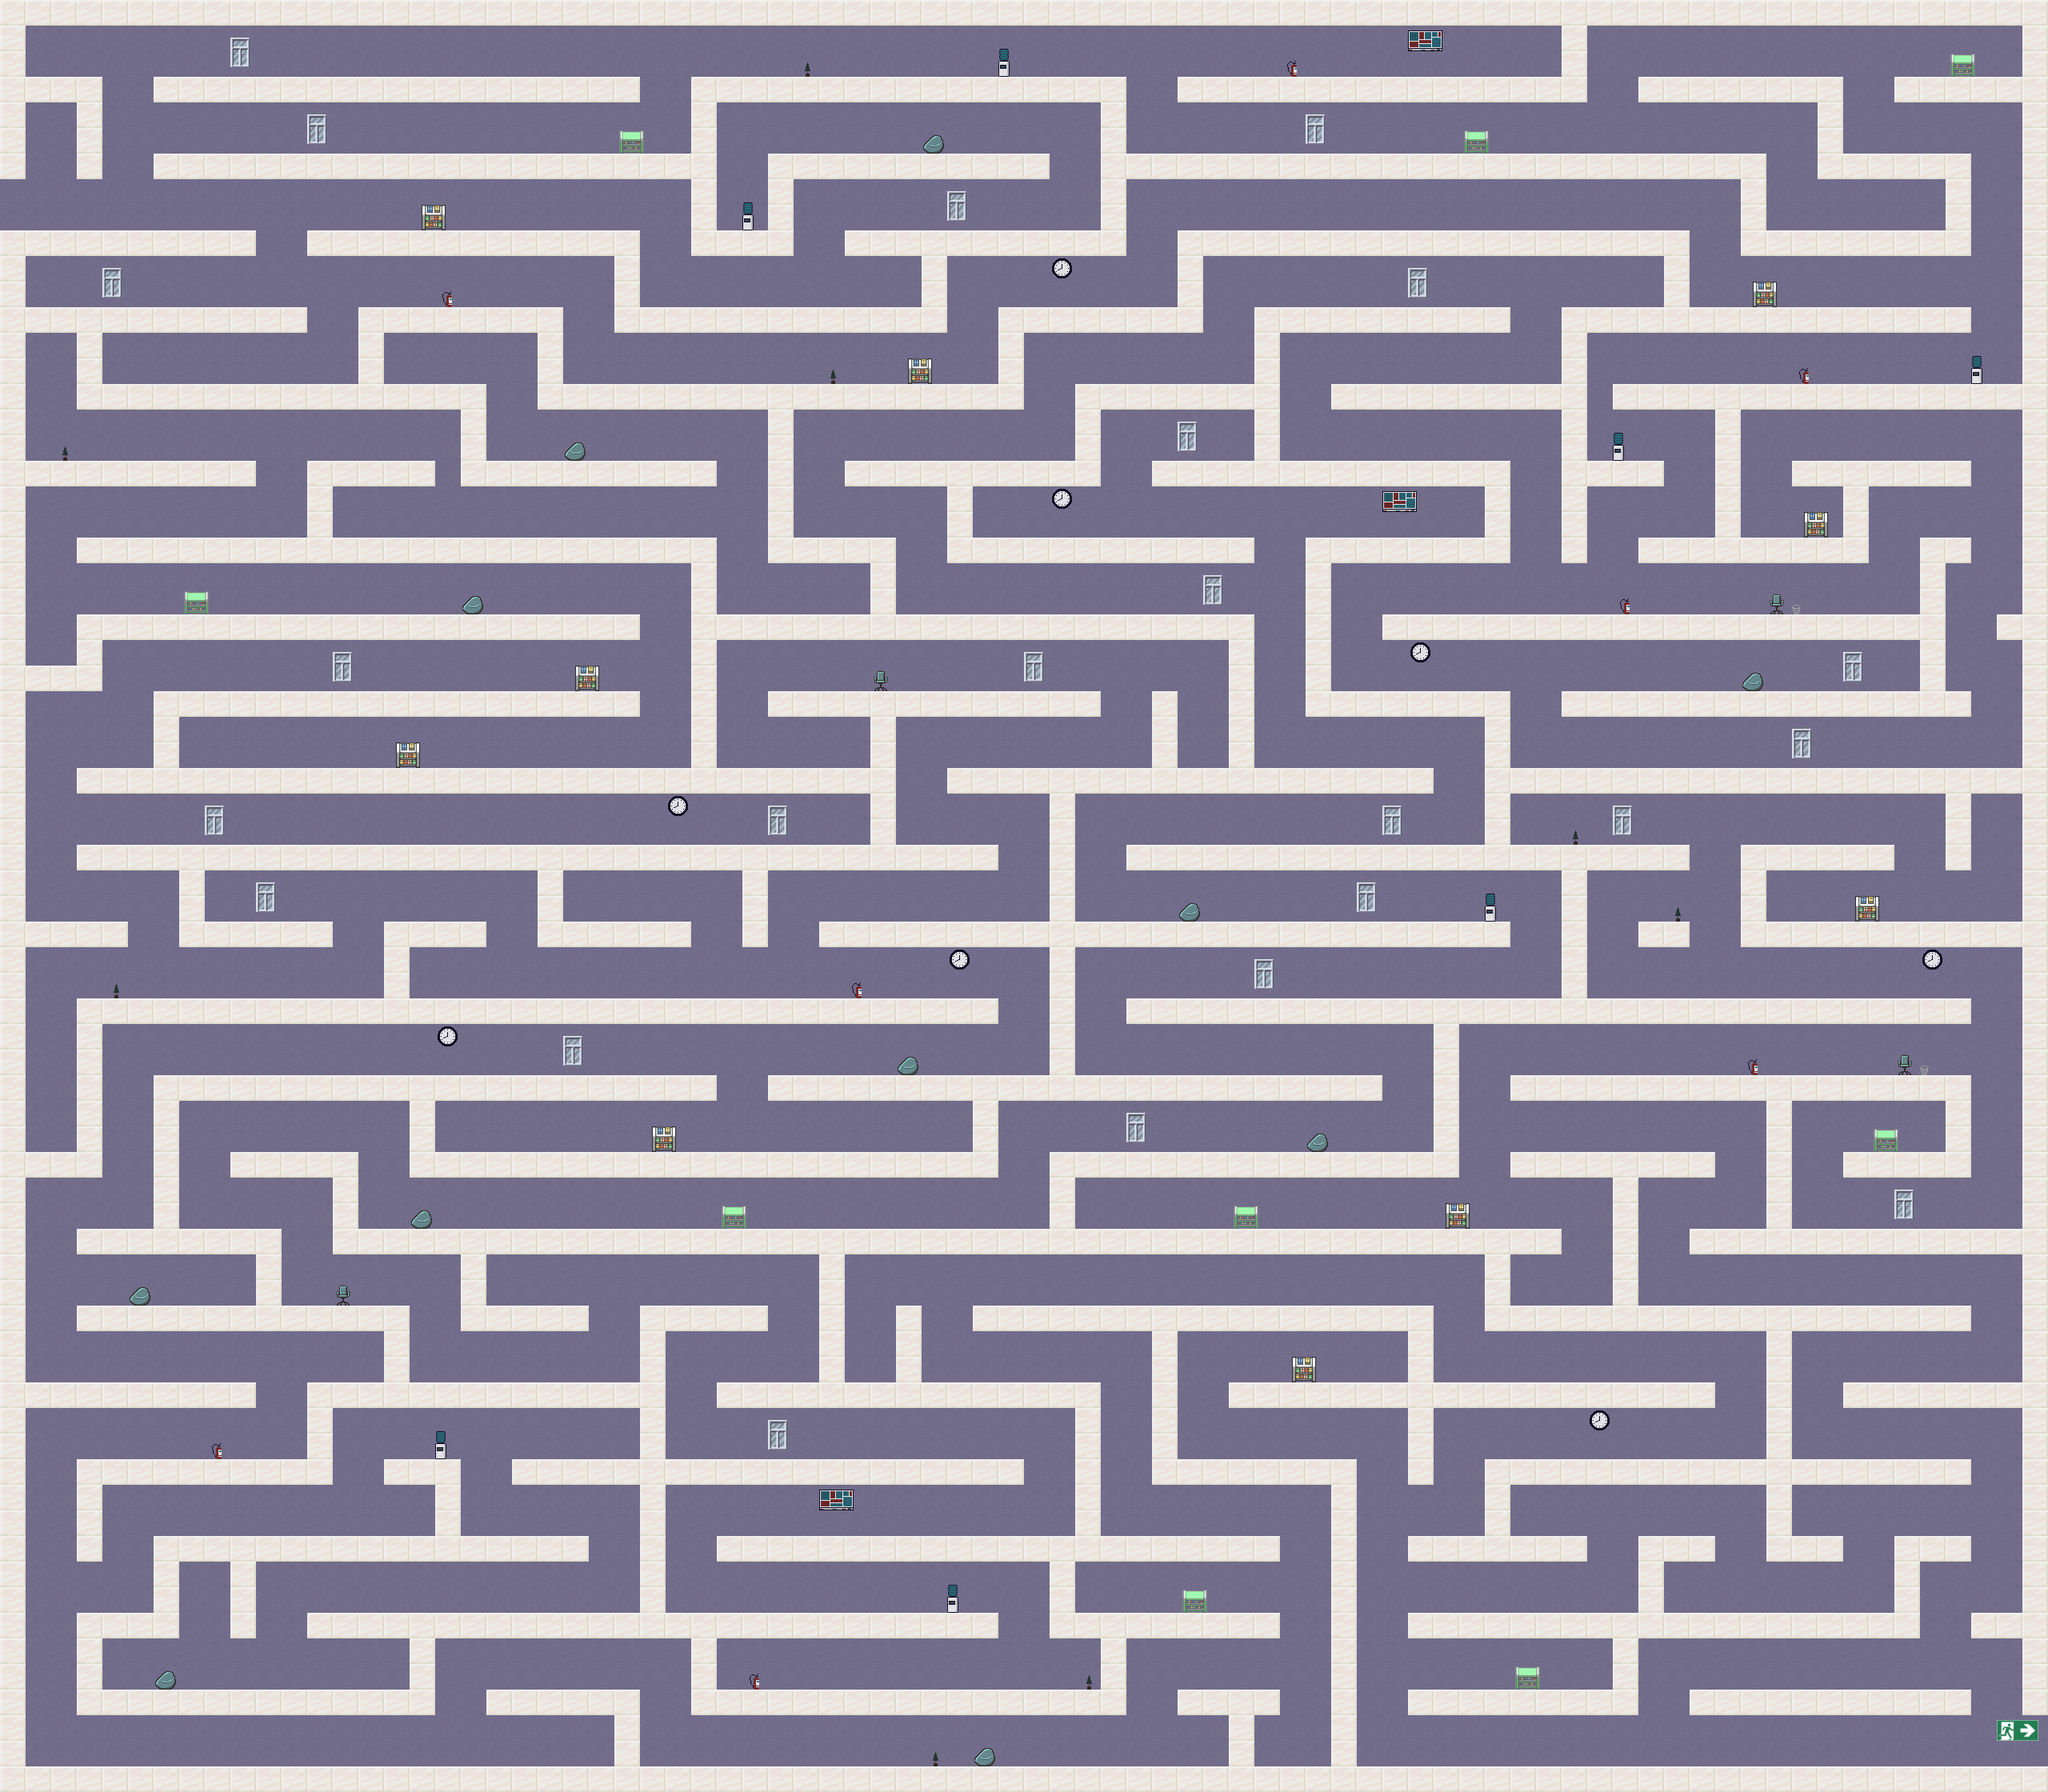

This is a level from a 2D game, rendered from its Tiled map with the project's own tilesets. A one-line summary and the map file follow, with tile-layer data summarised:
An orthogonal 80x70 tile map with 32x32 px tiles, 2 tile layers (Слой тайлов 1, Слой тайлов 2).

<map version="1.10" tiledversion="1.10.2" orientation="orthogonal" renderorder="right-down" width="80" height="70" tilewidth="32" tileheight="32" infinite="0" nextlayerid="3" nextobjectid="1">
 <tileset firstgid="1" source="декор.tsx" />
 <layer id="1" name="Слой тайлов 1" width="80" height="70">
  <data>[5600 cells, 5600 non-empty, 2 distinct tile ids]</data>
 </layer>
 <layer id="2" name="Слой тайлов 2" width="80" height="70">
  <data>[5600 cells, 119 non-empty, 14 distinct tile ids]</data>
 </layer>
</map>